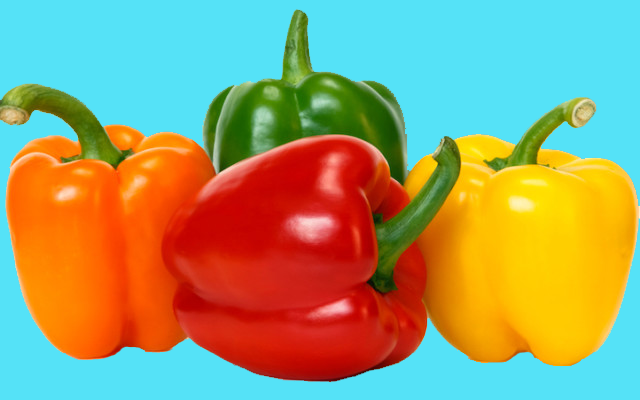
#> input picture MachineVision/Module_04_RGB_Image_Processing/Data_Tutorial4/bellpepper_colors.png, 640 x 400 px
$ jupyter execute --allow-errors RGB_Image_Processing.ipynb   (shell and % lines are left out)
#> lines starting #> are read from the running program, lines starting #| are printed output that depends on the picture
In this module we have look at color images. First we have a look at RGB image processing and then we have a look at the hue saturation value space (HSV). The latter is a color space that is designed to imitate how we humans perceive the world.

We'll first import the necessary libraries and define some helper functions:

[cell 1]

import cv2                      # Library for image processing
import matplotlib.pyplot as plt # Library for plotting
import numpy as np              # Library for numerical processing
from IPython import display     # Library for Jupyter notebooks
from ipywidgets import *        # Include ipywidgets to add some controls to the code
from mpl_toolkits.axes_grid1 import make_axes_locatable

# Set figsize so that images are large enough
plt.rcParams['figure.figsize'] = [20, 10]

[cell 2]
# Function to show an RGB image
def imshow_rgb(img_bgr):
    img_rgb = cv2.cvtColor(img_bgr, cv2.COLOR_BGR2RGB)
    plt.imshow(img_rgb)

# Function to make colorbars appear nicer
def colorbar(mappable):
    ax = mappable.axes
    fig = ax.figure
    divider = make_axes_locatable(ax)
    cax = divider.append_axes("right", size="5%", pad=0.05)
    return fig.colorbar(mappable, cax=cax)

# Function to show a RGB image and three separate color channels
def show_rgb_plus_three_channels(img_bgr, ch_0, ch_1, ch_2, name_0, name_1, name_2,
                                 m_0=255, m_1=255, m_2=255):
    plt.subplot(2,2,1)
    imshow_rgb(img_bgr)
    plt.xticks([])
    plt.yticks([])
    plt.title('Color image')
    plt.subplot(2,2,2)
    plt.xticks([])
    plt.yticks([])
    img2 = plt.imshow(ch_0, cmap='gray', vmin=0, vmax=m_0)
    plt.title(name_0)
    colorbar(img2)
    plt.subplot(2,2,3)
    img3 = plt.imshow(ch_1, cmap='gray', vmin=0, vmax=m_1)
    plt.title(name_1)
    plt.xticks([])
    plt.yticks([])
    colorbar(img3)
    plt.subplot(2,2,4)
    img4 = plt.imshow(ch_2, cmap='gray', vmin=0, vmax=m_2)
    plt.title(name_2)
    plt.xticks([])
    plt.yticks([])
    colorbar(img4)

---
## The RGB color space
---

In this section, we will review some of the material discussed in the first module about the RGB color space and work on the segmentation of coloured objects.

The standard representation of color in images is based on three color channels: red (R), green (G), and blue (B). In python, using the openCV library, images are loaded as 3D-matrices, with the following dimensions:

| Dimension id | Description | Number of elements |
|---|---|---|
| 1 | Rows in the image |  the *height* of the image |
| 2 | Columns in the image | the *width* of the image |
| 3 | Color channels | 3 |

**NB.** Remember that openCV loads the color channels in the following order: **B, G, R**. To get each individual color channel as a separate image, you can use the following Python code:
```python
channel_red   = img[:,:,2]
channel_green = img[:,:,1]
channel_blue  = img[:,:,0]
```

So, for each pixel there are 3 numbers. These numbers range from 0 to 255, that is, for each entree there are $2^8$ possibilities. With the three color values, we can create $(2^8)^3=2^{24} = 16,777,216$ different colors. With the code below, we will investigate how colors like "yellow", "orange", "purple", etc. are represented in RGB values. You can change the sliders to select the values and observe the color.

__Exercise (find colors):__
* Execute the code below and find the RGB values for the following colors:
  1. Red
  2. Orange
  2. Yellow
  3. Green
  4. Cyan
  5. Blue
  6. Purple
  7. White
  8. Gray
  9. Black

#> (a cell that did not finish here is left out)

Let's load a colorful image and inspect the three different color channels.

[cell 4]
# Load the image
path = 'Data_Tutorial4/bellpepper_colors.png'
img_bgr = cv2.imread(path)
#> img_bgr is the input picture: shape (400, 640, 3); mean B, G, R 112.1, 155.9, 154.9

# Get the separate color channels
channel_red = img_bgr[:,:,2]
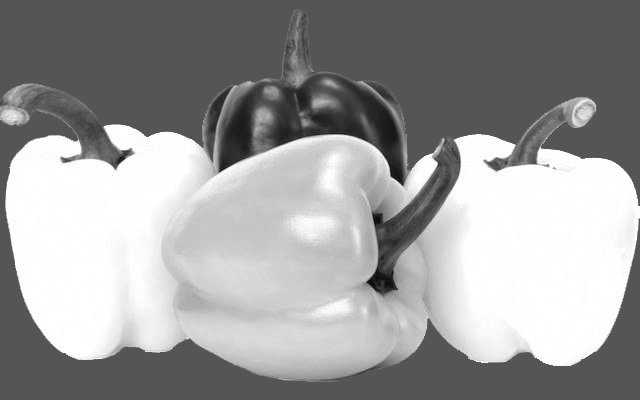
#> channel_red: shape (400, 640); min 2, max 255, mean 154.9
channel_green = img_bgr[:,:,1]
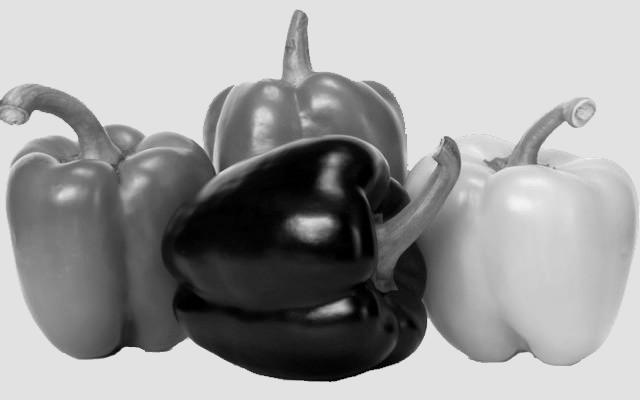
#> channel_green: shape (400, 640); min 0, max 244, mean 155.9
channel_blue = img_bgr[:,:,0]
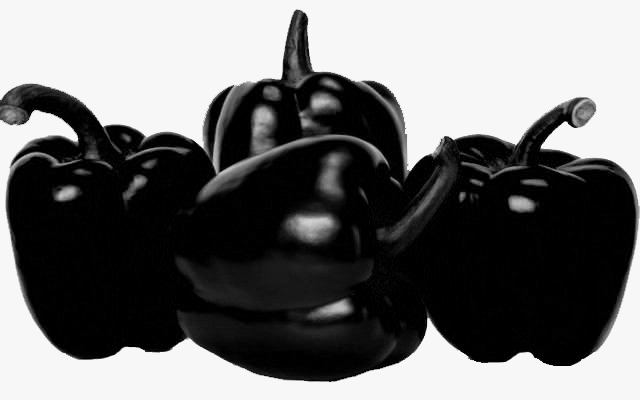
#> channel_blue: shape (400, 640); min 0, max 247, mean 112.1

# Show the image and the three color channels
show_rgb_plus_three_channels(img_bgr, channel_red, channel_green, channel_blue, 'Red', 'Green', 'Blue')

plt.show()

$ run again, with MachineVision/Module_04_RGB_Image_Processing/Data_Tutorial4/light.png copied over MachineVision/Module_04_RGB_Image_Processing/Data_Tutorial4/bellpepper_colors.png
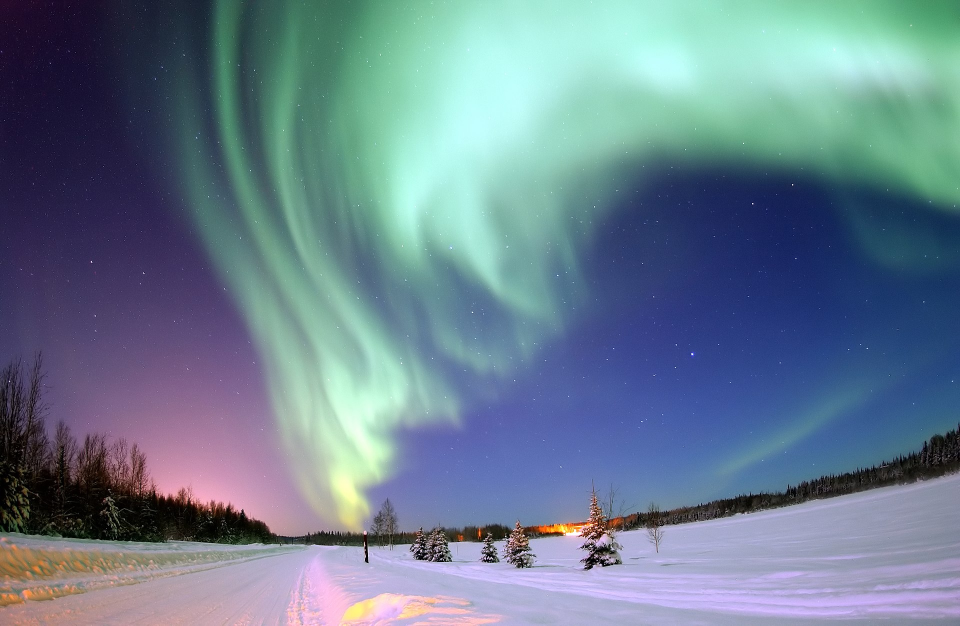
#> input picture MachineVision/Module_04_RGB_Image_Processing/Data_Tutorial4/light.png, 1920 x 1251 px (shown at 1/2 size)
#> img_bgr is the input picture: shape (1251, 1920, 3); mean B, G, R 143.3, 126.7, 105.9
#> `channel_green = img_bgr[:,:,1]`:
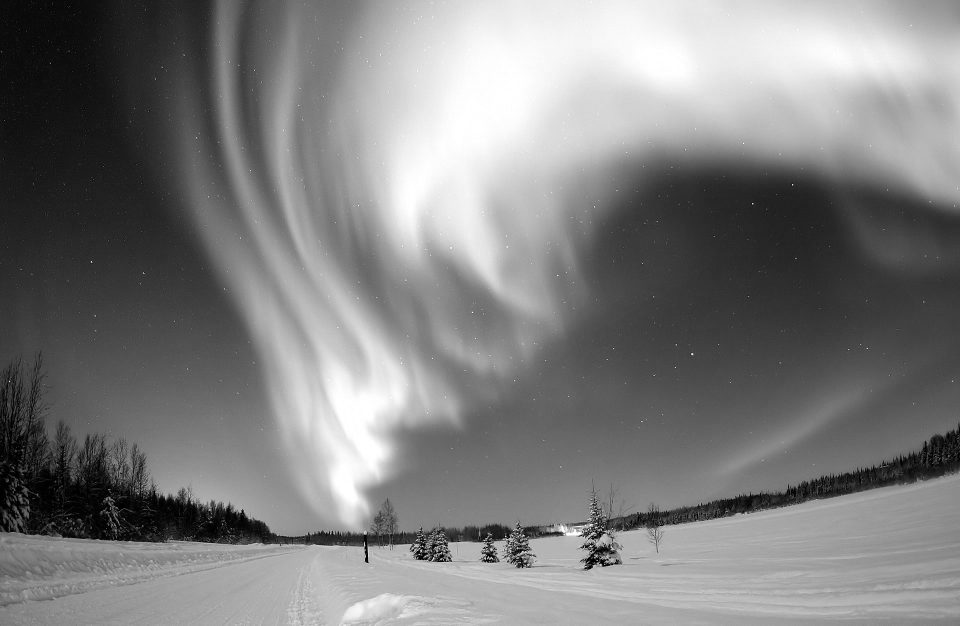
#> channel_green: shape (1251, 1920) (shown at 1/2 size); min 0, max 255, mean 126.7
#> `channel_blue = img_bgr[:,:,0]`:
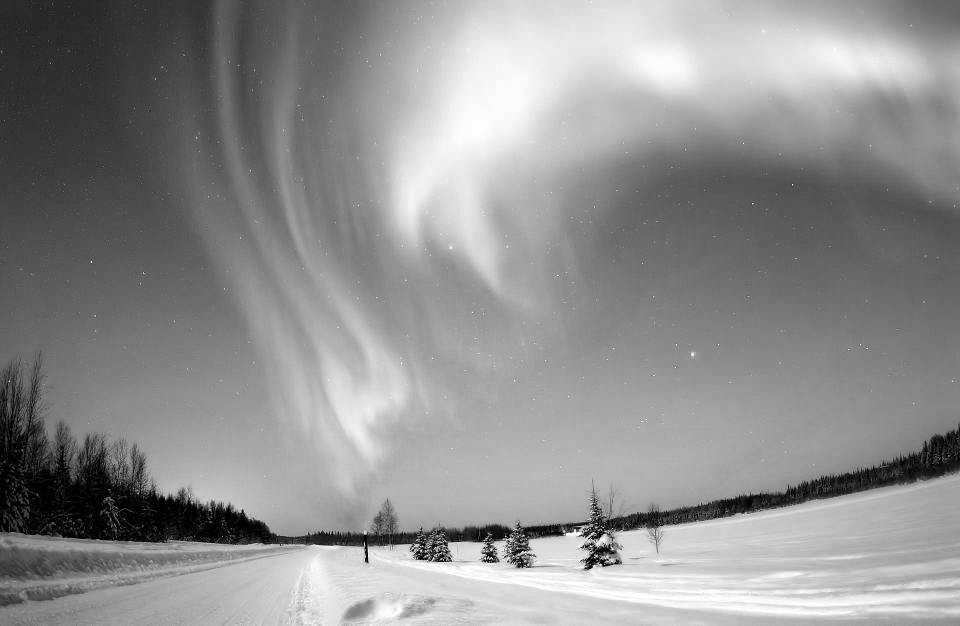
#> channel_blue: shape (1251, 1920) (shown at 1/2 size); min 0, max 255, mean 143.3

$ run again, with MachineVision/Module_04_RGB_Image_Processing/Data_Tutorial4/weed_field_02.png copied over MachineVision/Module_04_RGB_Image_Processing/Data_Tutorial4/bellpepper_colors.png
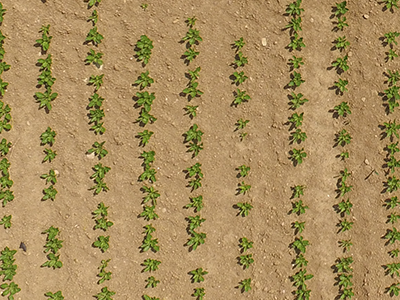
#> input picture MachineVision/Module_04_RGB_Image_Processing/Data_Tutorial4/weed_field_02.png, 400 x 300 px
#> img_bgr is the input picture: shape (300, 400, 3); mean B, G, R 92.1, 140.7, 167.1
#> `channel_green = img_bgr[:,:,1]`:
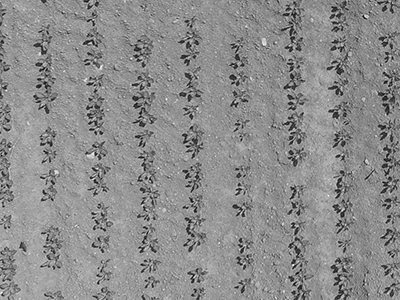
#> channel_green: shape (300, 400); min 0, max 255, mean 140.7
#> `channel_blue = img_bgr[:,:,0]`:
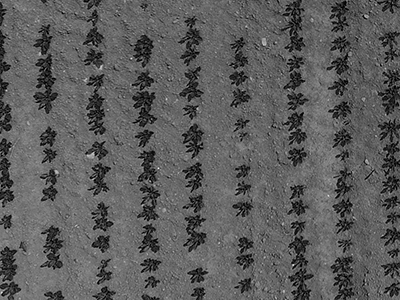
#> channel_blue: shape (300, 400); min 0, max 255, mean 92.1
